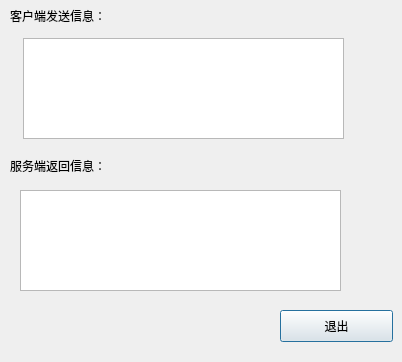
<?xml version="1.0" encoding="UTF-8"?>
<ui version="4.0">
 <class>PayOffServerDialog</class>
 <widget class="QDialog" name="PayOffServerDialog">
  <property name="geometry">
   <rect>
    <x>0</x>
    <y>0</y>
    <width>402</width>
    <height>362</height>
   </rect>
  </property>
  <property name="windowTitle">
   <string>Dialog</string>
  </property>
  <widget class="QTextEdit" name="textEdit">
   <property name="geometry">
    <rect>
     <x>23</x>
     <y>38</y>
     <width>321</width>
     <height>101</height>
    </rect>
   </property>
  </widget>
  <widget class="QTextEdit" name="textEdit_2">
   <property name="geometry">
    <rect>
     <x>20</x>
     <y>190</y>
     <width>321</width>
     <height>101</height>
    </rect>
   </property>
  </widget>
  <widget class="QPushButton" name="pushButton">
   <property name="geometry">
    <rect>
     <x>280</x>
     <y>310</y>
     <width>113</width>
     <height>32</height>
    </rect>
   </property>
   <property name="text">
    <string>退出</string>
   </property>
  </widget>
  <widget class="QLabel" name="label_2">
   <property name="geometry">
    <rect>
     <x>10</x>
     <y>150</y>
     <width>101</width>
     <height>31</height>
    </rect>
   </property>
   <property name="text">
    <string>服务端返回信息：</string>
   </property>
  </widget>
  <widget class="QLabel" name="label">
   <property name="geometry">
    <rect>
     <x>10</x>
     <y>0</y>
     <width>101</width>
     <height>31</height>
    </rect>
   </property>
   <property name="text">
    <string>客户端发送信息：</string>
   </property>
  </widget>
 </widget>
 <resources/>
 <connections/>
</ui>
